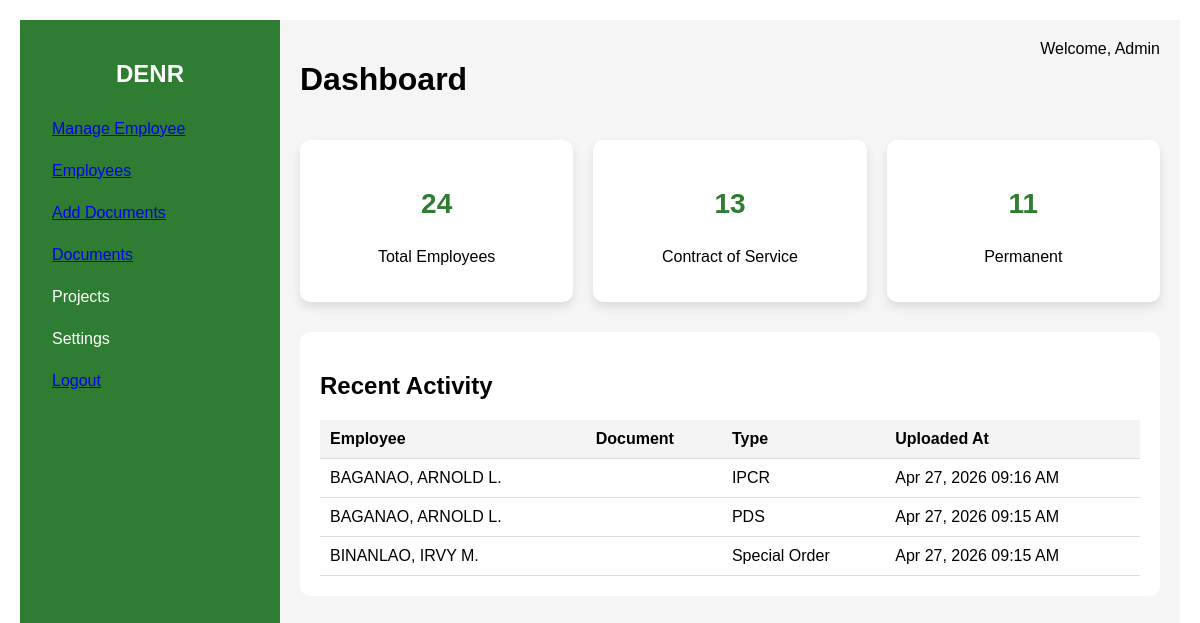
Page /dashboard.php on the committed database.
### tables this page shows
CREATE TABLE `documents` (
  `id` int(11) NOT NULL,
  `employee_id` int(11) NOT NULL,
  `file_name` varchar(255) NOT NULL,
  `document_type` varchar(100) NOT NULL,
  `file_path` varchar(255) NOT NULL,
  `file_type` varchar(50) DEFAULT NULL,
  `uploaded_at` timestamp NOT NULL DEFAULT current_timestamp()
);

CREATE TABLE `employees` (
  `employee_id` int(11) NOT NULL,
  `name` varchar(100) NOT NULL,
  `age` int(11) NOT NULL,
  `status` varchar(50) NOT NULL,
  `image` varchar(255) DEFAULT NULL,
  `created_at` timestamp NOT NULL DEFAULT current_timestamp(),
  `gender` varchar(20) DEFAULT NULL,
  `date_of_birth` date DEFAULT NULL,
  `nosca_item_number` varchar(100) DEFAULT NULL,
  `place_of_assignment` varchar(150) DEFAULT NULL,
  `position_title` varchar(150) DEFAULT NULL,
  `salary_grade` varchar(50) DEFAULT NULL,
  `civil_service_eligibility` varchar(150) DEFAULT NULL,
  `education` varchar(150) DEFAULT NULL,
  `date_of_appointment` date DEFAULT NULL,
  `length_of_service` varchar(50) DEFAULT NULL
);

### dashboard.php (the view, shortened to what this page needs)
<?php
$conn = new mysqli("localhost", "root", "", "cenro");
$totalQuery = "SELECT COUNT(*) AS total FROM employees";
$totalResult = $conn->query($totalQuery);
$totalEmployees = $totalResult->fetch_assoc()['total'] ?? 0;
$cosQuery = "SELECT COUNT(*) AS total FROM employees WHERE status = 'Contract of Service'";
$cosResult = $conn->query($cosQuery);
$cosCount = $cosResult->fetch_assoc()['total'] ?? 0;
$permQuery = "SELECT COUNT(*) AS total FROM employees WHERE status = 'Permanent'";
$permResult = $conn->query($permQuery);
$permCount = $permResult->fetch_assoc()['total'] ?? 0;
$activityQuery = "
SELECT
    e.name,
    d.file_name,
    d.document_type,
    d.uploaded_at
FROM documents d
JOIN employees e ON e.employee_id = d.employee_id
ORDER BY d.uploaded_at DESC
LIMIT 5
";
$activityResult = $conn->query($activityQuery);
?>
<!DOCTYPE html>
<html lang="en">
<head>
    <link rel="stylesheet" href="assets/css/dashboard.css">
</head>
<body>
<div class="dashboard">
    <div class="sidebar">
        <h2>DENR</h2>
        <ul>
            <li><a href="create_employee.php">Manage Employee</a></li>
            <li><a href="employee_list.php">Employees</a></li>
            <li><a href="upload_form.php">Add Documents</a></li>
            <li><a href="document_page.php">Documents</a></li>
            <li>Projects</li>
            <li>Settings</li>
            <li><a href="#" id="logoutBtn">Logout</a></li>
        </ul>
    </div>
    <div class="main-content">
        <div class="topbar">
            <h1>Dashboard</h1>
            <span>Welcome, Admin</span>
        </div>
        <div class="cards">
            <div class="card">
                <h3><?= $totalEmployees ?></h3>
                <p>Total Employees</p>
            </div>
            <div class="card">
                <h3><?= $cosCount ?></h3>
                <p>Contract of Service</p>
            </div>
            <div class="card">
                <h3><?= $permCount ?></h3>
                <p>Permanent</p>
            </div>
        </div>
        <div class="activity-section">
            <h2>Recent Activity</h2>
            <table>
                <thead>
                    <tr>
                        <th>Employee</th>
                        <th>Document</th>
                        <th>Type</th>
                        <th>Uploaded At</th>
                    </tr>
                </thead>
                <tbody>
                <?php if ($activityResult && $activityResult->num_rows > 0): ?>
                    <?php while($row = $activityResult->fetch_assoc()): ?>
                        <tr>
                            <td><?= htmlspecialchars($row['name']) ?></td>
                            <td><?= htmlspecialchars($row['file_name']) ?></td>
                            <td><?= htmlspecialchars($row['document_type']) ?></td>
                            <td>
                                <?= date('M d, Y h:i A', strtotime($row['uploaded_at'])) ?>
                            </td>
                        </tr>
                    <?php endwhile; ?>
                <?php else: ?>
                    <tr>
                        <td colspan="4" style="text-align:center;">No recent activity</td>
                    </tr>
                <?php endif; ?>
                </tbody>
            </table>
        </div>
    </div>
</div>
</body>
</html>

### assets/css/dashboard.css (style rules this page uses)
.dashboard { display: flex; height: 100vh; font-family: Arial, sans-serif; }
.sidebar { width: 220px; background: #2e7d32; color: white; padding: 20px; }
.sidebar h2 { text-align: center; margin-bottom: 20px; }
.sidebar ul { list-style: none; padding: 0; }
.sidebar ul li { padding: 12px; cursor: pointer; border-radius: 5px; }
.main-content { flex: 1; background: #f5f5f5; padding: 20px; }
.topbar { display: flex; justify-content: space-between; margin-bottom: 20px; }
.cards { display: grid; grid-template-columns: repeat(auto-fit, minmax(200px, 1fr)); gap: 20px; }
.card { background: white; padding: 20px; border-radius: 10px; box-shadow: 0 5px 10px rgba(0,0,0,0.1); text-align: center; }
.card h3 { color: #2e7d32; font-size: 28px; }

### dashboard.php (style rules this page uses)
body { font-family: 'Segoe UI', Tahoma, sans-serif; background-image: url('https://upload.wikimedia.org/wikipedia/commons/thumb/e/e8/Logo_of_the_Department_of_Environment_and_Natural_Resources.svg/1280px-Logo_of_the_Department_of_Environment_and_Natural_Resources.svg.png'); background-size: cover; background-position: center; background-attachment: fixed; margin: 0; padding: 20px; }
.activity-section { margin-top: 30px; background: #fff; padding: 20px; border-radius: 10px; }
table { width: 100%; border-collapse: collapse; }
th, td { padding: 10px; text-align: left; border-bottom: 1px solid #ddd; }
th { background: #f4f4f4; }

### rows in the picture
documents: employee.name "BAGANAO, ARNOLD L.", document_type "IPCR", uploaded_at "Apr 27, 2026 09:16 AM"
documents: employee.name "BAGANAO, ARNOLD L.", document_type "PDS", uploaded_at "Apr 27, 2026 09:15 AM"
documents: employee.name "BINANLAO, IRVY M.", document_type "Special Order", uploaded_at "Apr 27, 2026 09:15 AM"

### other values in the picture
$totalEmployees "24"
$cosCount "13"
$permCount "11"
